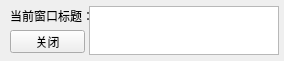
<?xml version="1.0" encoding="UTF-8"?>
<ui version="4.0">
 <class>debugForm</class>
 <widget class="QWidget" name="debugForm">
  <property name="geometry">
   <rect>
    <x>0</x>
    <y>0</y>
    <width>284</width>
    <height>61</height>
   </rect>
  </property>
  <property name="windowTitle">
   <string>debugForm</string>
  </property>
  <widget class="QLabel" name="label">
   <property name="geometry">
    <rect>
     <x>10</x>
     <y>10</y>
     <width>90</width>
     <height>12</height>
    </rect>
   </property>
   <property name="text">
    <string>当前窗口标题：</string>
   </property>
  </widget>
  <widget class="QPushButton" name="closeBtn">
   <property name="geometry">
    <rect>
     <x>10</x>
     <y>30</y>
     <width>75</width>
     <height>23</height>
    </rect>
   </property>
   <property name="text">
    <string>关闭</string>
   </property>
  </widget>
  <widget class="QTextBrowser" name="titletext">
   <property name="geometry">
    <rect>
     <x>89</x>
     <y>6</y>
     <width>190</width>
     <height>49</height>
    </rect>
   </property>
  </widget>
 </widget>
 <resources/>
 <connections/>
</ui>
